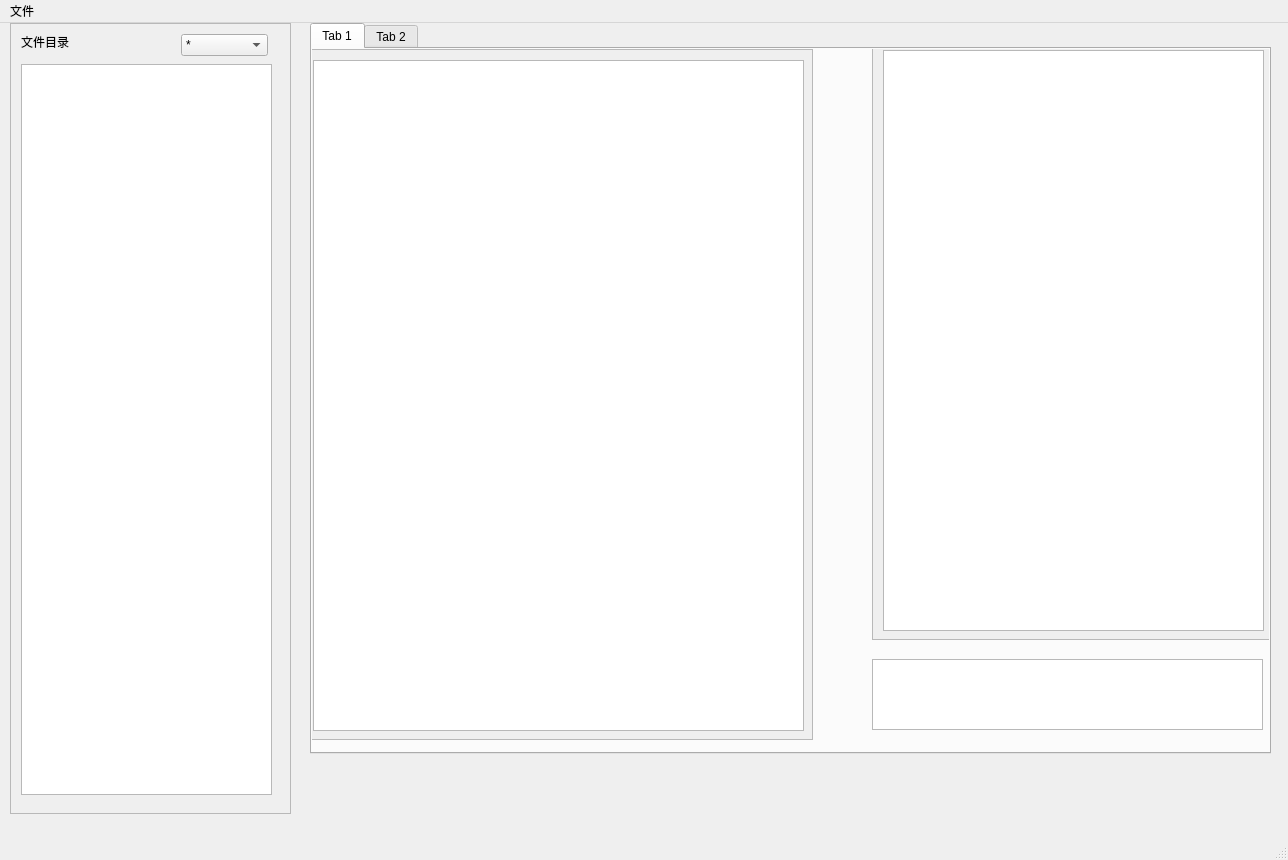
<?xml version="1.0" encoding="UTF-8"?>
<ui version="4.0">
 <class>MainWindow</class>
 <widget class="QMainWindow" name="MainWindow">
  <property name="geometry">
   <rect>
    <x>0</x>
    <y>0</y>
    <width>1288</width>
    <height>860</height>
   </rect>
  </property>
  <property name="windowTitle">
   <string>MainWindow</string>
  </property>
  <widget class="QWidget" name="centralwidget">
   <widget class="QScrollArea" name="scrollArea">
    <property name="geometry">
     <rect>
      <x>10</x>
      <y>0</y>
      <width>281</width>
      <height>791</height>
     </rect>
    </property>
    <property name="widgetResizable">
     <bool>true</bool>
    </property>
    <widget class="QWidget" name="scrollAreaWidgetContents">
     <property name="geometry">
      <rect>
       <x>0</x>
       <y>0</y>
       <width>279</width>
       <height>789</height>
      </rect>
     </property>
     <widget class="QTreeView" name="treeView">
      <property name="geometry">
       <rect>
        <x>10</x>
        <y>40</y>
        <width>251</width>
        <height>731</height>
       </rect>
      </property>
     </widget>
     <widget class="QLabel" name="label">
      <property name="geometry">
       <rect>
        <x>10</x>
        <y>10</y>
        <width>81</width>
        <height>16</height>
       </rect>
      </property>
      <property name="text">
       <string>文件目录</string>
      </property>
     </widget>
     <widget class="QComboBox" name="comboBox">
      <property name="geometry">
       <rect>
        <x>170</x>
        <y>10</y>
        <width>87</width>
        <height>22</height>
       </rect>
      </property>
      <item>
       <property name="text">
        <string>*</string>
       </property>
      </item>
      <item>
       <property name="text">
        <string>*.c</string>
       </property>
      </item>
      <item>
       <property name="text">
        <string>*.h</string>
       </property>
      </item>
      <item>
       <property name="text">
        <string>*.c,*.h</string>
       </property>
      </item>
     </widget>
    </widget>
   </widget>
   <widget class="QTabWidget" name="commentTabWidget">
    <property name="geometry">
     <rect>
      <x>310</x>
      <y>0</y>
      <width>961</width>
      <height>731</height>
     </rect>
    </property>
    <property name="currentIndex">
     <number>0</number>
    </property>
    <widget class="QWidget" name="tab_1">
     <attribute name="title">
      <string>Tab 1</string>
     </attribute>
     <widget class="QScrollArea" name="scrollArea_3">
      <property name="geometry">
       <rect>
        <x>-10</x>
        <y>0</y>
        <width>511</width>
        <height>691</height>
       </rect>
      </property>
      <property name="widgetResizable">
       <bool>true</bool>
      </property>
      <widget class="QWidget" name="scrollAreaWidgetContents_3">
       <property name="geometry">
        <rect>
         <x>0</x>
         <y>0</y>
         <width>509</width>
         <height>689</height>
        </rect>
       </property>
       <widget class="NewCodeEditor" name="textEdit">
        <property name="geometry">
         <rect>
          <x>10</x>
          <y>10</y>
          <width>491</width>
          <height>671</height>
         </rect>
        </property>
       </widget>
      </widget>
     </widget>
     <widget class="QScrollArea" name="scrollArea_2">
      <property name="geometry">
       <rect>
        <x>560</x>
        <y>-10</y>
        <width>401</width>
        <height>601</height>
       </rect>
      </property>
      <property name="widgetResizable">
       <bool>true</bool>
      </property>
      <widget class="QWidget" name="scrollAreaWidgetContents_2">
       <property name="geometry">
        <rect>
         <x>0</x>
         <y>0</y>
         <width>399</width>
         <height>599</height>
        </rect>
       </property>
       <widget class="QTableView" name="tableView">
        <property name="geometry">
         <rect>
          <x>10</x>
          <y>10</y>
          <width>381</width>
          <height>581</height>
         </rect>
        </property>
       </widget>
      </widget>
     </widget>
     <widget class="QPlainTextEdit" name="pte_content">
      <property name="geometry">
       <rect>
        <x>560</x>
        <y>610</y>
        <width>391</width>
        <height>71</height>
       </rect>
      </property>
     </widget>
    </widget>
    <widget class="QWidget" name="tab_2">
     <attribute name="title">
      <string>Tab 2</string>
     </attribute>
    </widget>
   </widget>
  </widget>
  <widget class="QMenuBar" name="menubar">
   <property name="geometry">
    <rect>
     <x>0</x>
     <y>0</y>
     <width>1288</width>
     <height>26</height>
    </rect>
   </property>
   <widget class="QMenu" name="menu">
    <property name="title">
     <string>文件</string>
    </property>
    <addaction name="action_6"/>
    <addaction name="action"/>
    <addaction name="action_2"/>
    <addaction name="action_3"/>
    <addaction name="separator"/>
    <addaction name="action_4"/>
   </widget>
   <addaction name="menu"/>
  </widget>
  <widget class="QStatusBar" name="statusbar"/>
  <action name="action">
   <property name="text">
    <string>打开</string>
   </property>
  </action>
  <action name="action_2">
   <property name="text">
    <string>保存</string>
   </property>
  </action>
  <action name="action_3">
   <property name="text">
    <string>另存为</string>
   </property>
  </action>
  <action name="action_4">
   <property name="text">
    <string>退出</string>
   </property>
  </action>
  <action name="action_6">
   <property name="text">
    <string>查找</string>
   </property>
  </action>
 </widget>
 <customwidgets>
  <customwidget>
   <class>NewCodeEditor</class>
   <extends>QTextEdit</extends>
   <header location="global">NewCodeEditor</header>
  </customwidget>
 </customwidgets>
 <resources/>
 <connections/>
</ui>
